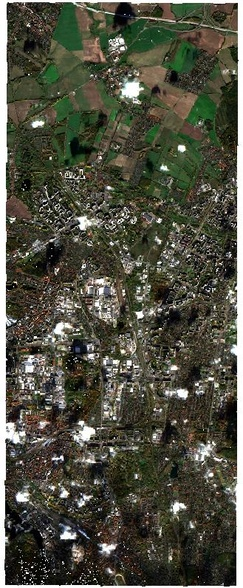
#> input picture Task2/data/Task2_Image.jpg, 243 x 588 px, shrunk from 329 x 796 before the run, found by its file name
$ python Task2_2_EdgeDetection.py   (older library calls are emulated)
#> lines starting #> are read from the running program, lines starting #| are printed output that depends on the picture
### Task2/util.py
import cv2


# [4 lines left out: function readFile_coloured, not called in this run]


def readFile_gray():
    # Taking the Input of the Image File, and returns Image in the form of numpy.ndarray - Gray
    image_file = r'data\Task2_Image.jpg'
    return cv2.imread(image_file, cv2.IMREAD_GRAYSCALE)
#> returned value: shape (588, 243); min 0, max 255, mean 78.3


def writeImage(image, filename):
    # Writing the output to an image file.
    file_name = r'images\Task2_{}.jpg'.format(filename)
    cv2.imwrite(file_name, image)

### Task2/Task2_2_EdgeDetection.py
import cv2
import matplotlib.pyplot as plt
import numpy as np

import util

img = util.readFile_gray()

# Blurring an image before Edge Detection is optional, but since it has a different task I have done that in Task2_3

# Laplacian Method
laplacian = cv2.Laplacian(img, cv2.CV_64F, ksize=5)
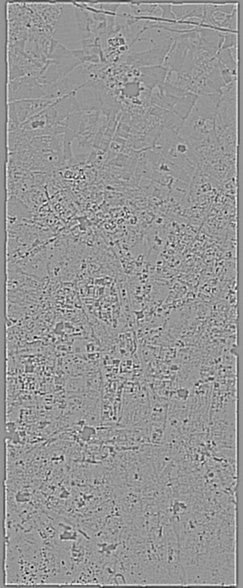
#> laplacian: shape (588, 243) float64; min -10208, max 7184, mean -4.9; drawn with min black and max white

# Canny Method
canny = cv2.Canny(img, 100, 150)
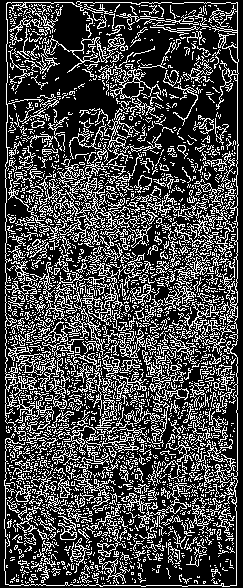
#> canny: shape (588, 243); 27.6% white in thin lines or dots

# Sobel Method
sobelX = cv2.Sobel(img, cv2.CV_64F, 1, 0)
sobelX = np.uint8(np.absolute(sobelX))
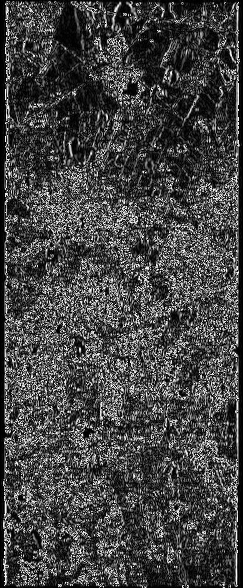
#> sobelX: shape (588, 243); min 0, max 255, mean 67.9
sobelY = cv2.Sobel(img, cv2.CV_64F, 0, 1)
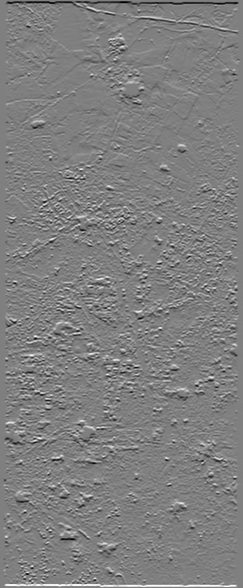
#> sobelY: shape (588, 243) float64; min -1016, max 1013, mean 0; drawn with min black and max white
sobelY = np.uint8(np.absolute(sobelY))
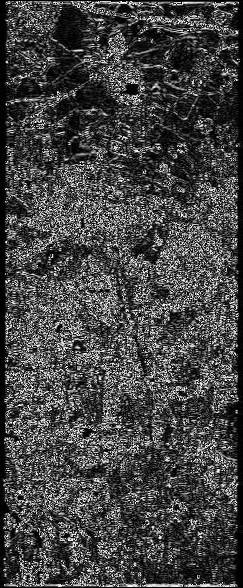
#> sobelY: shape (588, 243); min 0, max 255, mean 69.2
sobelCombined = cv2.bitwise_or(sobelX, sobelY)
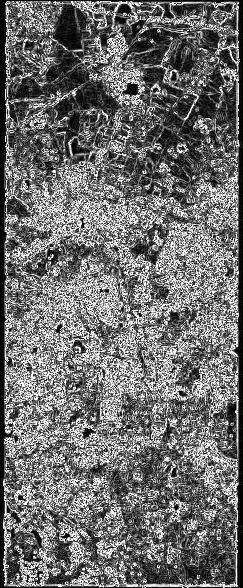
#> sobelCombined: shape (588, 243); min 0, max 255, mean 111.7

## Plotting and Writing the Image

titles = ['2_ED_GreyOriginalImage','2_ED_Laplacian','2_ED_Canny','2_ED_SobelX','2_ED_SobelY','2_ED_SobelCombined']
images = [img, laplacian, canny, sobelX, sobelY, sobelCombined]

for title,image in zip(titles,images):
    util.writeImage(image, title)
#> this loop made 6 passes
#> (title, file_name in writeImage) on passes 1 to 6: ('2_ED_GreyOriginalImage', 'images\\Task2_2_ED_GreyOriginalImage.jpg'), ('2_ED_Laplacian', 'images\\Task2_2_ED_Laplacian.jpg'), ('2_ED_Canny', 'images\\Task2_2_ED_Canny.jpg'), ('2_ED_SobelX', 'images\\Task2_2_ED_SobelX.jpg'), ('2_ED_SobelY', 'images\\Task2_2_ED_SobelY.jpg'), ('2_ED_SobelCombined', 'images\\Task2_2_ED_SobelCombined.jpg')
#> pass 2, in writeImage (call 2), `cv2.imwrite(file_name, image)`:
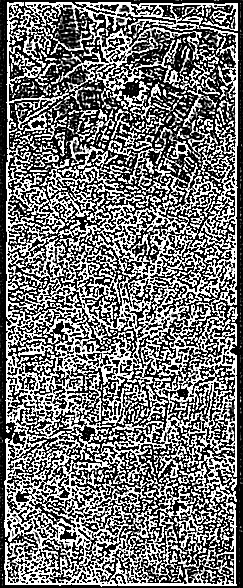
#> saved as Task2_2_ED_Laplacian.jpg: shape (588, 243); min 0, max 255, mean 115.8

for i in range(len(titles)):
    plt.subplot(2, 3, i+1), plt.imshow(images[i], 'gray')
    plt.title(titles[i])
    plt.xticks([]), plt.yticks([])

plt.show()
